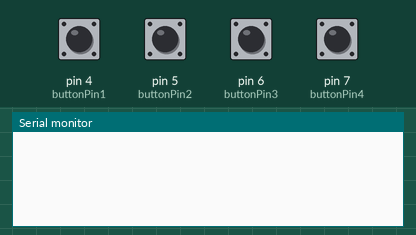
Bench run of a sketch on a simulated Arduino Uno, built with avr-gcc and run on an emulated ATmega328P. Parts: the last lines printed to the serial monitor. Inputs (shaded band) come from the test bench; at power-on: pin 4 (buttonPin1), pin 5 (buttonPin2), pin 6 (buttonPin3), pin 7 (buttonPin4) LOW.

Above: at 1.2 s.
1.3 s: pin 4 (buttonPin1) pulled HIGH for 0.15 s
At 2.4 s:
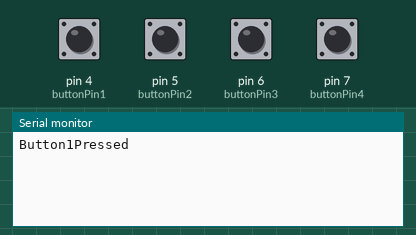
2.9 s: pin 5 (buttonPin2) pulled HIGH for 0.15 s
At 3.6 s:
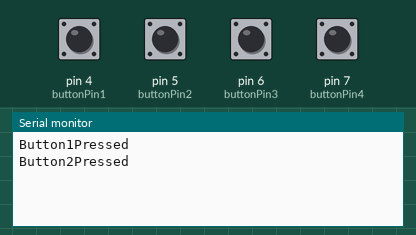
4.5 s: pin 6 (buttonPin3) pulled HIGH for 0.15 s
At 5.7 s:
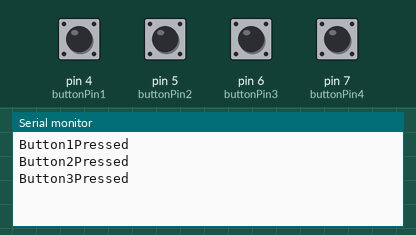
6.1 s: pin 7 (buttonPin4) pulled HIGH for 0.15 s
At 7.2 s:
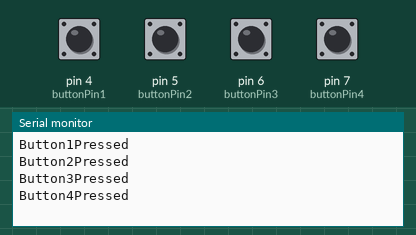
Timing chart, 0 to 8.7 s (numbered marks = the images above; inputs shaded):
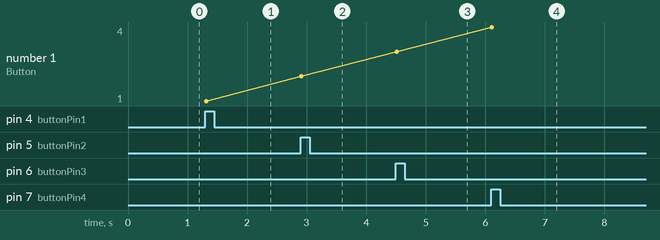

The sketch:

arduino_input.ino
```cpp
const int buttonPin1 = 4;
const int buttonPin2 = 5;
const int buttonPin3 = 6;
const int buttonPin4 = 7;

// Button states and debounce variables for Button1 and Button2
int buttonState1 = 0;
int lastButtonState1 = 0;
int buttonState2 = 0;
int lastButtonState2 = 0;
unsigned long lastDebounceTime1 = 0;
unsigned long lastDebounceTime2 = 0;

// Button states and debounce variables for Button3 and Button4
int buttonState3 = 0;
int lastButtonState3 = 0;
int buttonState4 = 0;
int lastButtonState4 = 0;
unsigned long lastDebounceTime3 = 0;
unsigned long lastDebounceTime4 = 0;

unsigned long debounceDelay = 10; // Debounce delay in milliseconds

void setup() {
  // Initialize serial communication
  Serial.begin(115200); // Ensure this matches the baud rate in Godot.

  pinMode(buttonPin1, INPUT);
  pinMode(buttonPin2, INPUT);
  pinMode(buttonPin3, INPUT);
  pinMode(buttonPin4, INPUT);
}

void loop() {
  // Read the current state of all buttons
  int reading1 = digitalRead(buttonPin1);
  int reading2 = digitalRead(buttonPin2);
  int reading3 = digitalRead(buttonPin3);
  int reading4 = digitalRead(buttonPin4);

  // Handle debouncing for Button 1
  if (reading1 != lastButtonState1) {
    lastDebounceTime1 = millis(); // Reset debounce timer for Button1
  }

  if (reading2 != lastButtonState2) {
    lastDebounceTime2 = millis();
  }

  if (reading3 != lastButtonState3) {
    lastDebounceTime3 = millis();
  }

  if (reading4 != lastButtonState4) {
    lastDebounceTime4 = millis();
  }

  // Process Button1 if the debounce delay has passed
  if ((millis() - lastDebounceTime1) > debounceDelay) {
    if (reading1 != buttonState1) {
      buttonState1 = reading1;
      if (buttonState1 == HIGH) {
        Serial.println("Button1Pressed"); // Send signal to Godot
      }
    }
  }

  if ((millis() - lastDebounceTime2) > debounceDelay) {
    if (reading2 != buttonState2) {
      buttonState2 = reading2;
      if (buttonState2 == HIGH) {
        Serial.println("Button2Pressed");
      }
    }
  }

  if ((millis() - lastDebounceTime3) > debounceDelay) {
    if (reading3 != buttonState3) {
      buttonState3 = reading3;
      if (buttonState3 == HIGH) {
        Serial.println("Button3Pressed"); // Send signal to Godot for Player2
      }
    }
  }

  if ((millis() - lastDebounceTime4) > debounceDelay) {
    if (reading4 != buttonState4) {
      buttonState4 = reading4;
      if (buttonState4 == HIGH) {
        Serial.println("Button4Pressed");
      }
    }
  }

  // Save the current button states for the next loop iteration
  lastButtonState1 = reading1;
  lastButtonState2 = reading2;
  lastButtonState3 = reading3;
  lastButtonState4 = reading4;
}
```

Measured:
- after the input at 1.3 s, the serial monitor: prints a new line at once (image 1)
- after the input at 2.9 s, the serial monitor: prints a new line at once (image 2)
- after the input at 4.5 s, the serial monitor: prints a new line at once (image 3)
- after the input at 6.1 s, the serial monitor: prints a new line at once (image 4)
- plotted number 1: 1 → 2 after the input at 2.9 s, 2 → 3 after the input at 4.5 s, 3 → 4 after the input at 6.1 s
